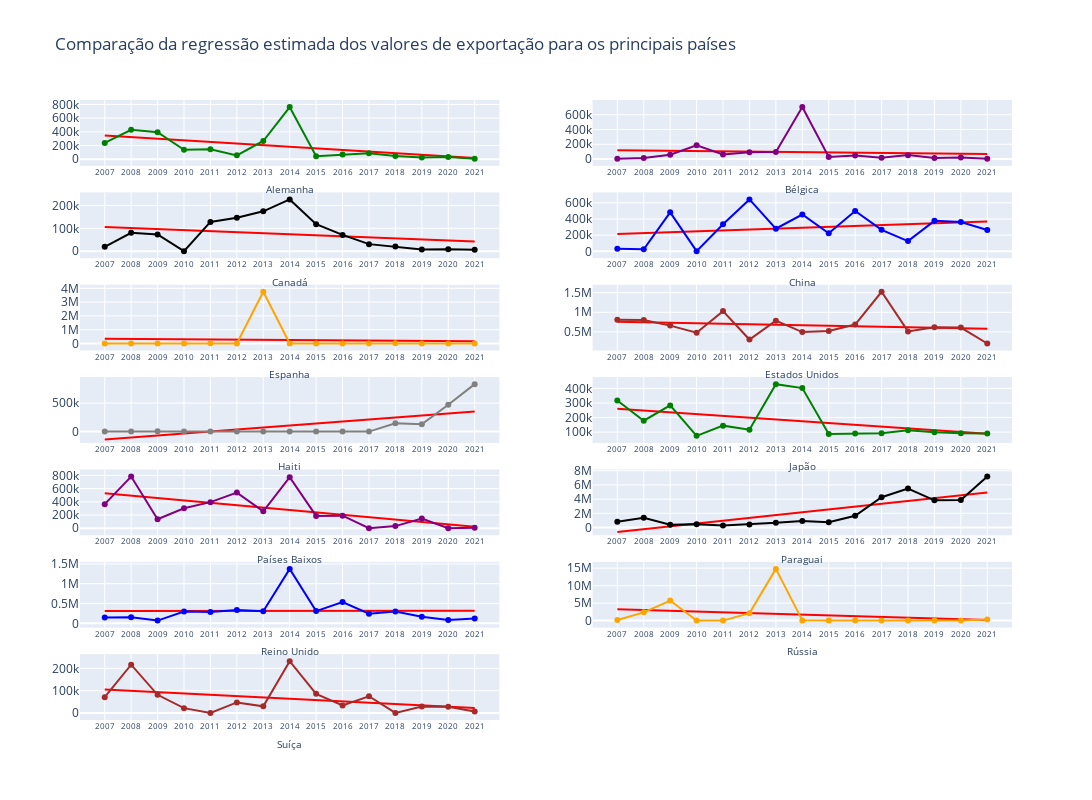

Here is the notebook cell this chart was saved with:
### Code cell
plot_regressao_estimada(paises_exportacao, 'Comparação da regressão estimada dos valores de exportação para os principais países', int)

### Figure 1 — Plotly figure (JSON) as saved in the notebook; plotly's stock layout.template omitted (floating-point values rounded to 4 significant figures)
{"data": [{"line": {"color": "red"}, "mode": "lines", "name": "Regressão", "type": "scatter", "x": [2007, 2008, 2009, 2010, 2011, 2012, 2013, 2014, 2015, 2016, 2017, 2018, 2019, 2020, 2021], "xaxis": "x13", "y": [347200.0, 323700.0, 300200.0, 276700.0, 253100.0, 229600.0, 206100.0, 182600.0, 159100.0, 135600.0, 112100.0, 88550.0, 65040.0, 41530.0, 18020.0], "yaxis": "y13"}, {"name": "Alemanha", "type": "scatter", "x": ["2007", "2008", "2009", "2010", "2011", "2012", "2013", "2014", "2015", "2016", "2017", "2018", "2019", "2020", "2021"], "xaxis": "x13", "y": [238052, 429970, 393482, 138666, 144150, 56342, 265978, 761653, 44780, 68109, 87702, 45382, 25467, 32605, 6741], "yaxis": "y13"}, {"line": {"color": "red"}, "mode": "lines", "name": "Regressão", "type": "scatter", "x": [2007, 2008, 2009, 2010, 2011, 2012, 2013, 2014, 2015, 2016, 2017, 2018, 2019, 2020, 2021], "xaxis": "x14", "y": [118200.0, 114500.0, 110900.0, 107300.0, 103700.0, 100100.0, 96470.0, 92860.0, 89240.0, 85630.0, 82010.0, 78390.0, 74780.0, 71160.0, 67550.0], "yaxis": "y14"}, {"name": "Bélgica", "type": "scatter", "x": ["2007", "2008", "2009", "2010", "2011", "2012", "2013", "2014", "2015", "2016", "2017", "2018", "2019", "2020", "2021"], "xaxis": "x14", "y": [3751, 12969, 58764, 185411, 62339, 90718, 95893, 704093, 26399, 46534, 16405, 52799, 12548, 20460, 3749], "yaxis": "y14"}, {"line": {"color": "red"}, "mode": "lines", "name": "Regressão", "type": "scatter", "x": [2007, 2008, 2009, 2010, 2011, 2012, 2013, 2014, 2015, 2016, 2017, 2018, 2019, 2020, 2021], "xaxis": "x11", "y": [105800.0, 101300.0, 96720.0, 92180.0, 87640.0, 83110.0, 78570.0, 74030.0, 69490.0, 64960.0, 60420.0, 55880.0, 51350.0, 46810.0, 42270.0], "yaxis": "y11"}, {"name": "Canadá", "type": "scatter", "x": ["2007", "2008", "2009", "2010", "2011", "2012", "2013", "2014", "2015", "2016", "2017", "2018", "2019", "2020", "2021"], "xaxis": "x11", "y": [18838, 80476, 73445, 0, 128076, 146035, 174643, 226875, 118394, 71096, 30658, 20414, 6933, 8431, 6157], "yaxis": "y11"}, {"line": {"color": "red"}, "mode": "lines", "name": "Regressão", "type": "scatter", "x": [2007, 2008, 2009, 2010, 2011, 2012, 2013, 2014, 2015, 2016, 2017, 2018, 2019, 2020, 2021], "xaxis": "x12", "y": [214500.0, 225500.0, 236500.0, 247500.0, 258500.0, 269500.0, 280500.0, 291500.0, 302500.0, 313500.0, 324500.0, 335500.0, 346400.0, 357400.0, 368400.0], "yaxis": "y12"}, {"name": "China", "type": "scatter", "x": ["2007", "2008", "2009", "2010", "2011", "2012", "2013", "2014", "2015", "2016", "2017", "2018", "2019", "2020", "2021"], "xaxis": "x12", "y": [30390, 25926, 482400, 2358, 334867, 642177, 279956, 455340, 222866, 499622, 266086, 126336, 376828, 363000, 264116], "yaxis": "y12"}, {"line": {"color": "red"}, "mode": "lines", "name": "Regressão", "type": "scatter", "x": [2007, 2008, 2009, 2010, 2011, 2012, 2013, 2014, 2015, 2016, 2017, 2018, 2019, 2020, 2021], "xaxis": "x9", "y": [348600.0, 335000.0, 321500.0, 308000.0, 294500.0, 280900.0, 267400.0, 253900.0, 240400.0, 226900.0, 213300.0, 199800.0, 186300.0, 172800.0, 159300.0], "yaxis": "y9"}, {"name": "Espanha", "type": "scatter", "x": ["2007", "2008", "2009", "2010", "2011", "2012", "2013", "2014", "2015", "2016", "2017", "2018", "2019", "2020", "2021"], "xaxis": "x9", "y": [0, 6834, 4050, 0, 24618, 0, 3748940, 0, 0, 0, 0, 22631, 1353, 126, 0], "yaxis": "y9"}, {"line": {"color": "red"}, "mode": "lines", "name": "Regressão", "type": "scatter", "x": [2007, 2008, 2009, 2010, 2011, 2012, 2013, 2014, 2015, 2016, 2017, 2018, 2019, 2020, 2021], "xaxis": "x10", "y": [757500.0, 744900.0, 732400.0, 719900.0, 707400.0, 694800.0, 682300.0, 669800.0, 657300.0, 644700.0, 632200.0, 619700.0, 607200.0, 594600.0, 582100.0], "yaxis": "y10"}, {"name": "Estados Unidos", "type": "scatter", "x": ["2007", "2008", "2009", "2010", "2011", "2012", "2013", "2014", "2015", "2016", "2017", "2018", "2019", "2020", "2021"], "xaxis": "x10", "y": [810038, 804607, 660066, 478630, 1030254, 303986, 786556, 494216, 524109, 687411, 1523699, 512519, 616274, 610793, 203554], "yaxis": "y10"}, {"line": {"color": "red"}, "mode": "lines", "name": "Regressão", "type": "scatter", "x": [2007, 2008, 2009, 2010, 2011, 2012, 2013, 2014, 2015, 2016, 2017, 2018, 2019, 2020, 2021], "xaxis": "x7", "y": [-139900.0, -104800.0, -69740.0, -34650.0, 452.1, 35550.0, 70650.0, 105700.0, 140800.0, 175900.0, 211000.0, 246100.0, 281200.0, 316300.0, 351400.0], "yaxis": "y7"}, {"name": "Haiti", "type": "scatter", "x": ["2007", "2008", "2009", "2010", "2011", "2012", "2013", "2014", "2015", "2016", "2017", "2018", "2019", "2020", "2021"], "xaxis": "x7", "y": [0, 20, 5863, 3750, 0, 0, 0, 0, 0, 0, 0, 144425, 129803, 471152, 831181], "yaxis": "y7"}, {"line": {"color": "red"}, "mode": "lines", "name": "Regressão", "type": "scatter", "x": [2007, 2008, 2009, 2010, 2011, 2012, 2013, 2014, 2015, 2016, 2017, 2018, 2019, 2020, 2021], "xaxis": "x8", "y": [259600.0, 247400.0, 235200.0, 223000.0, 210800.0, 198600.0, 186400.0, 174200.0, 162000.0, 149800.0, 137500.0, 125300.0, 113100.0, 100900.0, 88740.0], "yaxis": "y8"}, {"name": "Japão", "type": "scatter", "x": ["2007", "2008", "2009", "2010", "2011", "2012", "2013", "2014", "2015", "2016", "2017", "2018", "2019", "2020", "2021"], "xaxis": "x8", "y": [316867, 178333, 283436, 74628, 144662, 116961, 429088, 401774, 87853, 90954, 92886, 112342, 99642, 92674, 90275], "yaxis": "y8"}, {"line": {"color": "red"}, "mode": "lines", "name": "Regressão", "type": "scatter", "x": [2007, 2008, 2009, 2010, 2011, 2012, 2013, 2014, 2015, 2016, 2017, 2018, 2019, 2020, 2021], "xaxis": "x5", "y": [528700.0, 492400.0, 456100.0, 419800.0, 383500.0, 347200.0, 310900.0, 274600.0, 238300.0, 202000.0, 165700.0, 129400.0, 93100.0, 56800.0, 20490.0], "yaxis": "y5"}, {"name": "Países Baixos", "type": "scatter", "x": ["2007", "2008", "2009", "2010", "2011", "2012", "2013", "2014", "2015", "2016", "2017", "2018", "2019", "2020", "2021"], "xaxis": "x5", "y": [364751, 783635, 136991, 302182, 395356, 539641, 255690, 773767, 186464, 190203, 0, 32395, 148031, 1532, 8484], "yaxis": "y5"}, {"line": {"color": "red"}, "mode": "lines", "name": "Regressão", "type": "scatter", "x": [2007, 2008, 2009, 2010, 2011, 2012, 2013, 2014, 2015, 2016, 2017, 2018, 2019, 2020, 2021], "xaxis": "x6", "y": [-631600.0, -233200.0, 165300.0, 563800.0, 962200.0, 1361000.0, 1759000.0, 2158000.0, 2556000.0, 2955000.0, 3353000.0, 3751000.0, 4150000.0, 4548000.0, 4947000.0], "yaxis": "y6"}, {"name": "Paraguai", "type": "scatter", "x": ["2007", "2008", "2009", "2010", "2011", "2012", "2013", "2014", "2015", "2016", "2017", "2018", "2019", "2020", "2021"], "xaxis": "x6", "y": [801519, 1374088, 392087, 449197, 276281, 428279, 680828, 908028, 741370, 1655417, 4274650, 5494321, 3826587, 3869243, 7192362], "yaxis": "y6"}, {"line": {"color": "red"}, "mode": "lines", "name": "Regressão", "type": "scatter", "x": [2007, 2008, 2009, 2010, 2011, 2012, 2013, 2014, 2015, 2016, 2017, 2018, 2019, 2020, 2021], "xaxis": "x3", "y": [310100.0, 310700.0, 311400.0, 312000.0, 312600.0, 313300.0, 313900.0, 314500.0, 315100.0, 315800.0, 316400.0, 317000.0, 317600.0, 318300.0, 318900.0], "yaxis": "y3"}, {"name": "Reino Unido", "type": "scatter", "x": ["2007", "2008", "2009", "2010", "2011", "2012", "2013", "2014", "2015", "2016", "2017", "2018", "2019", "2020", "2021"], "xaxis": "x3", "y": [144244, 155076, 68788, 295690, 285642, 334856, 305005, 1373747, 308407, 536681, 242883, 296827, 164592, 82722, 122394], "yaxis": "y3"}, {"line": {"color": "red"}, "mode": "lines", "name": "Regressão", "type": "scatter", "x": [2007, 2008, 2009, 2010, 2011, 2012, 2013, 2014, 2015, 2016, 2017, 2018, 2019, 2020, 2021], "xaxis": "x4", "y": [3222000.0, 3005000.0, 2788000.0, 2572000.0, 2355000.0, 2138000.0, 1921000.0, 1704000.0, 1487000.0, 1270000.0, 1053000.0, 836300.0, 619400.0, 402500.0, 185600.0], "yaxis": "y4"}, {"name": "Rússia", "type": "scatter", "x": ["2007", "2008", "2009", "2010", "2011", "2012", "2013", "2014", "2015", "2016", "2017", "2018", "2019", "2020", "2021"], "xaxis": "x4", "y": [173160, 2352768, 5732280, 0, 0, 2103968, 14795694, 61440, 18240, 0, 0, 0, 0, 8550, 312926], "yaxis": "y4"}, {"line": {"color": "red"}, "mode": "lines", "name": "Regressão", "type": "scatter", "x": [2007, 2008, 2009, 2010, 2011, 2012, 2013, 2014, 2015, 2016, 2017, 2018, 2019, 2020, 2021], "xaxis": "x", "y": [105600.0, 99620.0, 93640.0, 87660.0, 81680.0, 75700.0, 69720.0, 63740.0, 57760.0, 51780.0, 45800.0, 39820.0, 33850.0, 27870.0, 21890.0], "yaxis": "y"}, {"name": "Suíça", "type": "scatter", "x": ["2007", "2008", "2009", "2010", "2011", "2012", "2013", "2014", "2015", "2016", "2017", "2018", "2019", "2020", "2021"], "xaxis": "x", "y": [70716, 216317, 81319, 21600, 0, 47240, 29785, 231762, 85790, 33340, 74816, 0, 28503, 27930, 6999], "yaxis": "y"}], "layout": {"colorway": ["blue", "green", "orange", "purple", "brown", "black", "gray"], "height": 800, "showlegend": false, "title": {"text": "Comparação da regressão estimada dos valores de exportação para os principais países"}, "width": 1300, "xaxis": {"anchor": "y", "domain": [0, 0.45], "tickfont": {"size": 8}, "tickvals": ["2007", "2008", "2009", "2010", "2011", "2012", "2013", "2014", "2015", "2016", "2017", "2018", "2019", "2020", "2021"], "title": {"font": {"size": 10}, "standoff": 10, "text": "Suíça"}}, "xaxis10": {"anchor": "y10", "domain": [0.55, 1], "tickfont": {"size": 8}, "tickvals": ["2007", "2008", "2009", "2010", "2011", "2012", "2013", "2014", "2015", "2016", "2017", "2018", "2019", "2020", "2021"], "title": {"font": {"size": 10}, "standoff": 10, "text": "Estados Unidos"}}, "xaxis11": {"anchor": "y11", "domain": [0, 0.45], "tickfont": {"size": 8}, "tickvals": ["2007", "2008", "2009", "2010", "2011", "2012", "2013", "2014", "2015", "2016", "2017", "2018", "2019", "2020", "2021"], "title": {"font": {"size": 10}, "standoff": 10, "text": "Canadá"}}, "xaxis12": {"anchor": "y12", "domain": [0.55, 1], "tickfont": {"size": 8}, "tickvals": ["2007", "2008", "2009", "2010", "2011", "2012", "2013", "2014", "2015", "2016", "2017", "2018", "2019", "2020", "2021"], "title": {"font": {"size": 10}, "standoff": 10, "text": "China"}}, "xaxis13": {"anchor": "y13", "domain": [0, 0.45], "tickfont": {"size": 8}, "tickvals": ["2007", "2008", "2009", "2010", "2011", "2012", "2013", "2014", "2015", "2016", "2017", "2018", "2019", "2020", "2021"], "title": {"font": {"size": 10}, "standoff": 10, "text": "Alemanha"}}, "xaxis14": {"anchor": "y14", "domain": [0.55, 1], "tickfont": {"size": 8}, "tickvals": ["2007", "2008", "2009", "2010", "2011", "2012", "2013", "2014", "2015", "2016", "2017", "2018", "2019", "2020", "2021"], "title": {"font": {"size": 10}, "standoff": 10, "text": "Bélgica"}}, "xaxis2": {"anchor": "y2", "domain": [0.55, 1]}, "xaxis3": {"anchor": "y3", "domain": [0, 0.45], "tickfont": {"size": 8}, "tickvals": ["2007", "2008", "2009", "2010", "2011", "2012", "2013", "2014", "2015", "2016", "2017", "2018", "2019", "2020", "2021"], "title": {"font": {"size": 10}, "standoff": 10, "text": "Reino Unido"}}, "xaxis4": {"anchor": "y4", "domain": [0.55, 1], "tickfont": {"size": 8}, "tickvals": ["2007", "2008", "2009", "2010", "2011", "2012", "2013", "2014", "2015", "2016", "2017", "2018", "2019", "2020", "2021"], "title": {"font": {"size": 10}, "standoff": 10, "text": "Rússia"}}, "xaxis5": {"anchor": "y5", "domain": [0, 0.45], "tickfont": {"size": 8}, "tickvals": ["2007", "2008", "2009", "2010", "2011", "2012", "2013", "2014", "2015", "2016", "2017", "2018", "2019", "2020", "2021"], "title": {"font": {"size": 10}, "standoff": 10, "text": "Países Baixos"}}, "xaxis6": {"anchor": "y6", "domain": [0.55, 1], "tickfont": {"size": 8}, "tickvals": ["2007", "2008", "2009", "2010", "2011", "2012", "2013", "2014", "2015", "2016", "2017", "2018", "2019", "2020", "2021"], "title": {"font": {"size": 10}, "standoff": 10, "text": "Paraguai"}}, "xaxis7": {"anchor": "y7", "domain": [0, 0.45], "tickfont": {"size": 8}, "tickvals": ["2007", "2008", "2009", "2010", "2011", "2012", "2013", "2014", "2015", "2016", "2017", "2018", "2019", "2020", "2021"], "title": {"font": {"size": 10}, "standoff": 10, "text": "Haiti"}}, "xaxis8": {"anchor": "y8", "domain": [0.55, 1], "tickfont": {"size": 8}, "tickvals": ["2007", "2008", "2009", "2010", "2011", "2012", "2013", "2014", "2015", "2016", "2017", "2018", "2019", "2020", "2021"], "title": {"font": {"size": 10}, "standoff": 10, "text": "Japão"}}, "xaxis9": {"anchor": "y9", "domain": [0, 0.45], "tickfont": {"size": 8}, "tickvals": ["2007", "2008", "2009", "2010", "2011", "2012", "2013", "2014", "2015", "2016", "2017", "2018", "2019", "2020", "2021"], "title": {"font": {"size": 10}, "standoff": 10, "text": "Espanha"}}, "yaxis": {"anchor": "x", "domain": [0, 0.1061]}, "yaxis10": {"anchor": "x10", "domain": [0.5959, 0.702]}, "yaxis11": {"anchor": "x11", "domain": [0.7449, 0.851]}, "yaxis12": {"anchor": "x12", "domain": [0.7449, 0.851]}, "yaxis13": {"anchor": "x13", "domain": [0.8939, 1]}, "yaxis14": {"anchor": "x14", "domain": [0.8939, 1]}, "yaxis2": {"anchor": "x2", "domain": [0, 0.1061]}, "yaxis3": {"anchor": "x3", "domain": [0.149, 0.2551]}, "yaxis4": {"anchor": "x4", "domain": [0.149, 0.2551]}, "yaxis5": {"anchor": "x5", "domain": [0.298, 0.4041]}, "yaxis6": {"anchor": "x6", "domain": [0.298, 0.4041]}, "yaxis7": {"anchor": "x7", "domain": [0.4469, 0.5531]}, "yaxis8": {"anchor": "x8", "domain": [0.4469, 0.5531]}, "yaxis9": {"anchor": "x9", "domain": [0.5959, 0.702]}}}
